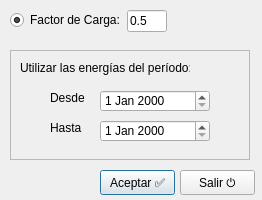
<?xml version="1.0" encoding="UTF-8"?>
<ui version="4.0">
 <class>Dialog</class>
 <widget class="QDialog" name="Dialog">
  <property name="windowModality">
   <enum>Qt::ApplicationModal</enum>
  </property>
  <property name="geometry">
   <rect>
    <x>0</x>
    <y>0</y>
    <width>262</width>
    <height>200</height>
   </rect>
  </property>
  <property name="windowTitle">
   <string>Elegir Período</string>
  </property>
  <property name="autoFillBackground">
   <bool>false</bool>
  </property>
  <property name="modal">
   <bool>true</bool>
  </property>
  <widget class="QPushButton" name="cmdAceptar">
   <property name="geometry">
    <rect>
     <x>100</x>
     <y>170</y>
     <width>75</width>
     <height>25</height>
    </rect>
   </property>
   <property name="text">
    <string>Aceptar ✅</string>
   </property>
   <property name="shortcut">
    <string>Return</string>
   </property>
  </widget>
  <widget class="QPushButton" name="cmdSalir">
   <property name="geometry">
    <rect>
     <x>180</x>
     <y>170</y>
     <width>75</width>
     <height>25</height>
    </rect>
   </property>
   <property name="text">
    <string>Salir ⏻</string>
   </property>
   <property name="shortcut">
    <string>Esc</string>
   </property>
  </widget>
  <widget class="QRadioButton" name="rbFactorCarga">
   <property name="geometry">
    <rect>
     <x>10</x>
     <y>10</y>
     <width>110</width>
     <height>20</height>
    </rect>
   </property>
   <property name="text">
    <string>Factor de Carga:</string>
   </property>
   <property name="checked">
    <bool>true</bool>
   </property>
  </widget>
  <widget class="QLineEdit" name="txtFc">
   <property name="geometry">
    <rect>
     <x>127</x>
     <y>10</y>
     <width>40</width>
     <height>22</height>
    </rect>
   </property>
   <property name="text">
    <string>0.5</string>
   </property>
  </widget>
  <widget class="QFrame" name="frame">
   <property name="geometry">
    <rect>
     <x>10</x>
     <y>50</y>
     <width>240</width>
     <height>110</height>
    </rect>
   </property>
   <property name="frameShape">
    <enum>QFrame::StyledPanel</enum>
   </property>
   <property name="frameShadow">
    <enum>QFrame::Raised</enum>
   </property>
   <widget class="QDateEdit" name="datHasta">
    <property name="geometry">
     <rect>
      <x>90</x>
      <y>70</y>
      <width>110</width>
      <height>22</height>
     </rect>
    </property>
   </widget>
   <widget class="QDateEdit" name="datDesde">
    <property name="geometry">
     <rect>
      <x>90</x>
      <y>40</y>
      <width>110</width>
      <height>22</height>
     </rect>
    </property>
   </widget>
   <widget class="QLabel" name="label">
    <property name="geometry">
     <rect>
      <x>40</x>
      <y>40</y>
      <width>49</width>
      <height>16</height>
     </rect>
    </property>
    <property name="text">
     <string>Desde</string>
    </property>
   </widget>
   <widget class="QLabel" name="label_2">
    <property name="geometry">
     <rect>
      <x>40</x>
      <y>70</y>
      <width>49</width>
      <height>16</height>
     </rect>
    </property>
    <property name="text">
     <string>Hasta</string>
    </property>
   </widget>
   <widget class="QLabel" name="label_3">
    <property name="geometry">
     <rect>
      <x>10</x>
      <y>10</y>
      <width>170</width>
      <height>16</height>
     </rect>
    </property>
    <property name="text">
     <string>Utilizar las energías del período:</string>
    </property>
   </widget>
  </widget>
 </widget>
 <resources/>
 <connections/>
</ui>
